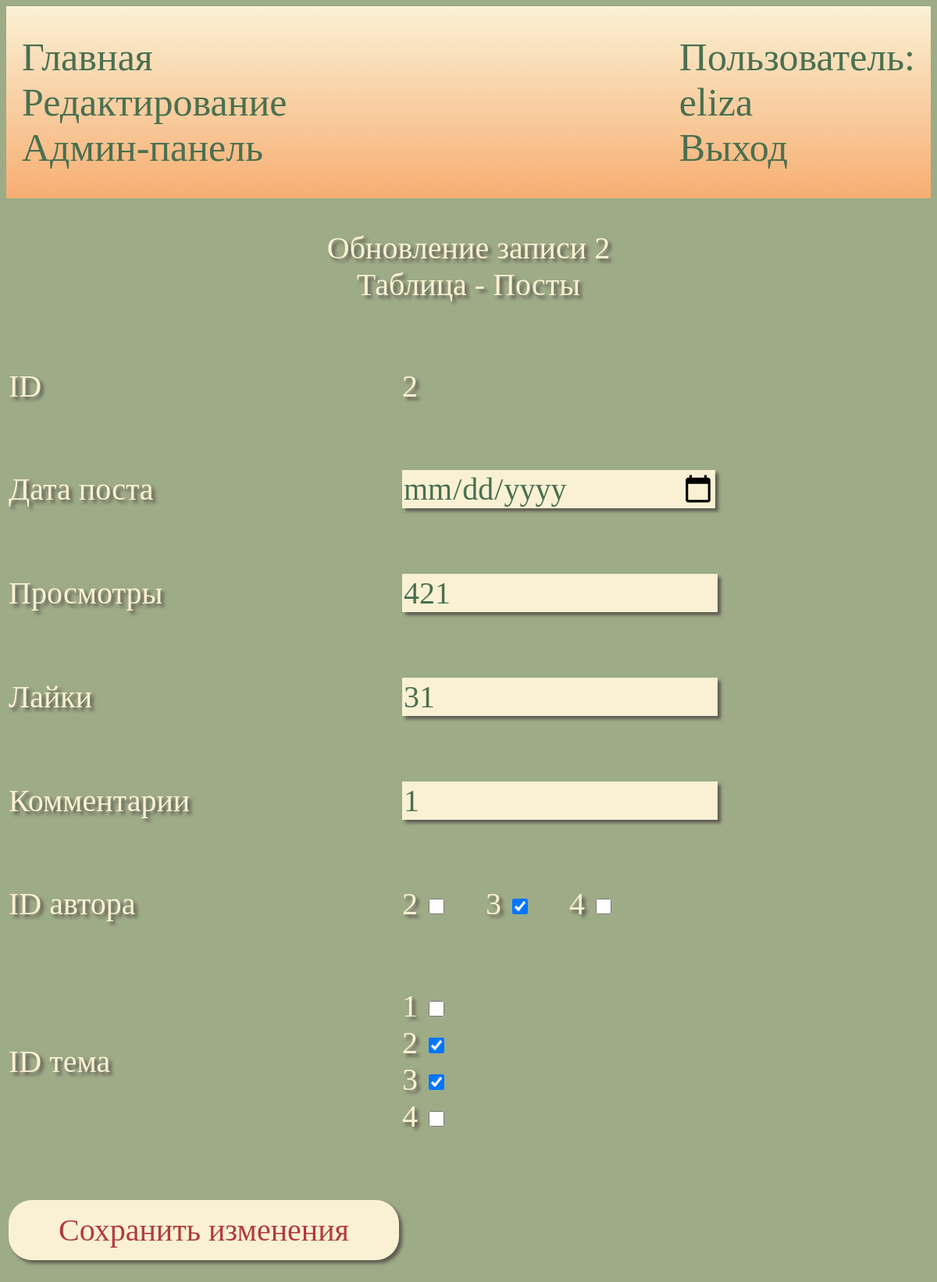
The page /update_2_2/ (signed in) on the database its author committed.
### main/models.py (models this page shows)
class User(AbstractUser):
    pass

class Posts(models.Model):
    date_post = models.DateField()
    n_view = models.IntegerField()
    n_like = models.IntegerField()
    n_comm = models.IntegerField()
    id_author = models.ManyToManyField(Authors, related_name="authors")
    id_topic = models.ManyToManyField(Topics, related_name="topics")
    class Meta:
        verbose_name_plural="Посты"

### main/views.py (the view, shortened to what this page needs)
# urls.py: path('update_<int:tb>_<int:id>/', views.Tabs.update, name='update'),
    def update(request, tb, id):
        error = False
        if tb == 1:
            context = context1
            if request.user.has_perm('main.change_users'):
                record = Users.objects.get(id=id)
            else:
                error = True
        elif tb == 2:
            context = context2
            if request.user.has_perm('main.change_posts'):
                record = Posts.objects.get(id=id)
                context['aut'] = record.id_author.values_list('id_user', flat=True)
                context['top'] = record.id_topic.values_list('id', flat=True)
                context['list_a'] = authors.values_list('id_user', flat=True)
                context['list_t'] = topics.values_list('id', flat=True)
            else:
                error = True
        elif tb == 3:
            context = context3
            if request.user.has_perm('main.change_topics'):
                record = Topics.objects.get(id=id)
            else:
                error = True
        elif tb == 4:
            context = context4
            if request.user.has_perm('main.change_authors'):
                record = Authors.objects.get(id_user=id)
            else:
                error = True
        if error:
            context['error'] = error_access
            return render(request, 'tabs/edit.html', context=context)
        if tb != 4:
            context['id'] = id
        else:
            context['id'] = record.id_user.id
        context['r'] = record
        return render(request, 'tabs/update.html', context=context)

### main/templates/tabs/update.html (shortened to what this page needs)
{% extends 'base.html' %}
{% block content %}
<p align="center">Обновление записи {{ id }}<br>Таблица - {{name}}</p>
<form method="POST" action="../save_{{tb}}_{{id}}/">
    <table>
        <tr>
            <td><p>ID</p></td>
            <td><p>{{id}}</p></td>
        </tr>
        {% if name == 'Посты' %}
            <tr>
                <td><p>{{list.1}}</p></td>
                <td><p><input class="form_uc" type="date" name="date_post" required></p></td>
            </tr>
            <tr>
                <td><p>{{list.2}}</p></td>
                <td><p><input class="form_uc" type="number" min="0" value="{{r.n_view}}" name="n_view" required></p></td>
            </tr>
            <tr>
                <td><p>{{list.3}}</p></td>
                <td><p><input class="form_uc" type="number" min="0" value="{{r.n_like}}" name="n_like" required></p></td>
            </tr>
            <tr>
                <td><p>{{list.4}}</p></td>
                <td><p><input class="form_uc" type="number" min="0" value="{{r.n_comm}}" name="n_comm" required></p></td>
            </tr>
            <tr>
                <td><p>{{list.5}}</p></td>
                <td><p>
                    {% for a in list_a %}
                        {% if a in aut %}
                            {{a}} <input class="form_cb" type="checkbox" name="au_s[]" value="{{a}}" checked>
                        {% else %}
                            {{a}} <input class="form_cb" type="checkbox" name="au_s[]" value="{{a}}">
                        {% endif %}
                    {% endfor %}
                </p></td>
            </tr>
            <tr>
                <td><p>{{list.6}}</p></td>
                <td><p>
                    {% for t in list_t %}
                        {% if t in top %}
                            {{t}} <input class="form_cb" type="checkbox" name="top_s[]" value="{{t}}" checked><br>
                        {% else %}
                            {{t}} <input class="form_cb" type="checkbox" name="top_s[]" value="{{t}}"><br>
                        {% endif %}
                    {% endfor %}
                </p></td>
            </tr>
        {% endif %}
        <tr>
            <td><p><input class="but_uc" type="submit" name="save" value="Сохранить изменения"></p></td>
        </tr>
    </table>
</form>
{% endblock %}

### main/templates/base.html (shortened to what this page needs)
{% load static %}
<!DOCTYPE html>
<html lang="en">
<head>
  <link type="text/css" href="{% static 'main/css/styles.css' %}" rel="stylesheet">
</head>
<body>
<header class="st_head">
    <div>
        <ul class="ul_head">
            <li><a href="{% url 'home' %}">Главная</a></li>
            {% if user.is_staff %}
                <li><a href="{% url 'edit' %}">Редактирование</a></li>
            {% endif %}
            <li><a href="../admin/">Админ-панель</a></li>
        </ul>
    </div>
    <div>
        <ul class="ul_head">
            {% if user.is_anonymous %}
                <li><a href="{% url 'register' %}">Регистрация</a></li>
                <li><a href="{% url 'login' %}">Вход</a></li>
            {% else %}
                <li><p class="a">Пользователь:</p></li>
                <li><p class="a">{{user}}</p></li>
                <li><a href="{% url 'logout' %}">Выход</a></li>
            {% endif %}
        </ul>
    </div>
</header>
{% block content %}
{% endblock %}
</body>
</html>

### main/static/main/css/styles.css (style rules this page uses)
li { list-style-type: none; }
body { background-color: #9EAB87; }
p { font-family: fantasy; font-size: 40px; color: #FAF1D4; text-decoration: none; text-shadow: #5E5B51 4px 4px 4px; }
.st_head { width: 100%; display: flex; justify-content: space-between; }
a { font-family: fantasy; font-size: 50px; color: #497051; text-decoration: none; text-shadow: none; margin: 0; }
.a { font-family: fantasy; font-size: 50px; color: #497051; text-decoration: none; text-shadow: none; margin: 0; }
.ul_head { padding: 20px; }
header { background: linear-gradient(#FAF1D4, #F7AE72) }
.form_cb { display: inline; position: relative; cursor: pointer; font-size: 40px; height: 20px; width: 20px; }
.form_uc { width: 400px; font-size: 40px; font-family: fantasy; color: #497051; background: #FAF1D4; border: none; box-shadow: #5E5B51 4px 4px 4px; }
.but_uc { width: 500px; padding: 15px; color: #B33B3D; background: #FAF1D4; border: none; box-shadow: #5E5B51 4px 4px 4px; font-family: fantasy; font-size: 40px; border-radius: 30px; }

### rows shown on the page
User: username "eliza"
Posts: n_view "421", n_like "31", n_comm "1"

### other values the page prints
{{ id }} "2"
{{ name }} "Посты"
{{ list.1 }} "Дата поста"
{{ list.2 }} "Просмотры"
{{ list.3 }} "Лайки"
{{ list.4 }} "Комментарии"
{{ list.5 }} "ID автора"
{{ a }} "2" "4"
{{ a }} "3"
{{ list.6 }} "ID тема"
{{ t }} "1" "4"
{{ t }} "2" "3"
